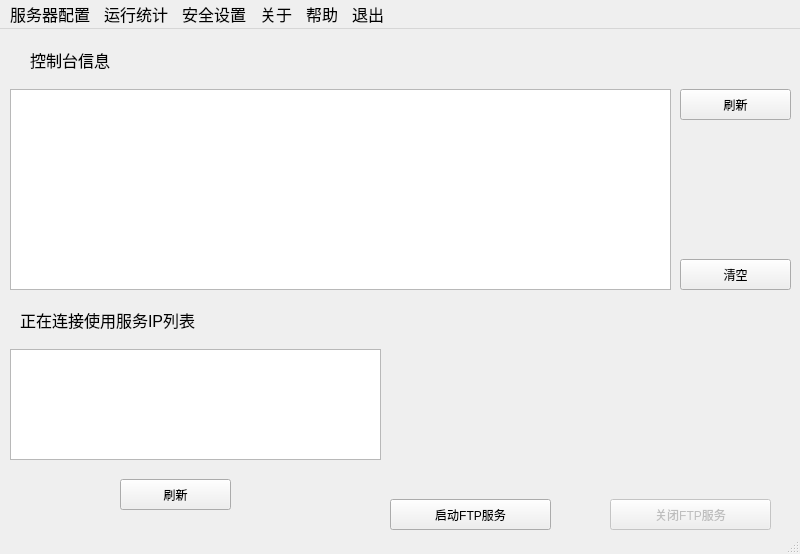
<?xml version="1.0" encoding="UTF-8"?>
<ui version="4.0">
 <class>MainWindow</class>
 <widget class="QMainWindow" name="MainWindow">
  <property name="geometry">
   <rect>
    <x>0</x>
    <y>0</y>
    <width>800</width>
    <height>554</height>
   </rect>
  </property>
  <property name="windowTitle">
   <string>FTP服务器端</string>
  </property>
  <widget class="QWidget" name="centralwidget">
   <widget class="QPushButton" name="pushButton">
    <property name="geometry">
     <rect>
      <x>390</x>
      <y>470</y>
      <width>161</width>
      <height>31</height>
     </rect>
    </property>
    <property name="text">
     <string>启动FTP服务</string>
    </property>
   </widget>
   <widget class="QPushButton" name="pushButton_3">
    <property name="geometry">
     <rect>
      <x>120</x>
      <y>450</y>
      <width>111</width>
      <height>31</height>
     </rect>
    </property>
    <property name="text">
     <string>刷新</string>
    </property>
   </widget>
   <widget class="QLabel" name="label">
    <property name="geometry">
     <rect>
      <x>20</x>
      <y>280</y>
      <width>181</width>
      <height>21</height>
     </rect>
    </property>
    <property name="font">
     <font>
      <pointsize>12</pointsize>
     </font>
    </property>
    <property name="text">
     <string>正在连接使用服务IP列表</string>
    </property>
   </widget>
   <widget class="QTextBrowser" name="textBrowser">
    <property name="geometry">
     <rect>
      <x>10</x>
      <y>320</y>
      <width>371</width>
      <height>111</height>
     </rect>
    </property>
    <property name="font">
     <font>
      <pointsize>10</pointsize>
     </font>
    </property>
   </widget>
   <widget class="QLabel" name="label_2">
    <property name="geometry">
     <rect>
      <x>30</x>
      <y>20</y>
      <width>481</width>
      <height>21</height>
     </rect>
    </property>
    <property name="font">
     <font>
      <pointsize>12</pointsize>
     </font>
    </property>
    <property name="text">
     <string>控制台信息</string>
    </property>
   </widget>
   <widget class="QTextEdit" name="textEdit">
    <property name="geometry">
     <rect>
      <x>10</x>
      <y>60</y>
      <width>661</width>
      <height>201</height>
     </rect>
    </property>
    <property name="font">
     <font>
      <family>Microsoft YaHei</family>
      <pointsize>10</pointsize>
     </font>
    </property>
   </widget>
   <widget class="QPushButton" name="pushButton_4">
    <property name="geometry">
     <rect>
      <x>680</x>
      <y>60</y>
      <width>111</width>
      <height>31</height>
     </rect>
    </property>
    <property name="text">
     <string>刷新</string>
    </property>
   </widget>
   <widget class="QPushButton" name="pushButton_5">
    <property name="geometry">
     <rect>
      <x>680</x>
      <y>230</y>
      <width>111</width>
      <height>31</height>
     </rect>
    </property>
    <property name="text">
     <string>清空</string>
    </property>
   </widget>
   <widget class="QPushButton" name="pushButton_2">
    <property name="enabled">
     <bool>false</bool>
    </property>
    <property name="geometry">
     <rect>
      <x>610</x>
      <y>470</y>
      <width>161</width>
      <height>31</height>
     </rect>
    </property>
    <property name="text">
     <string>关闭FTP服务</string>
    </property>
   </widget>
  </widget>
  <widget class="QMenuBar" name="menubar">
   <property name="geometry">
    <rect>
     <x>0</x>
     <y>0</y>
     <width>800</width>
     <height>27</height>
    </rect>
   </property>
   <property name="font">
    <font>
     <pointsize>12</pointsize>
    </font>
   </property>
   <widget class="QMenu" name="menu">
    <property name="font">
     <font>
      <pointsize>9</pointsize>
     </font>
    </property>
    <property name="title">
     <string>服务器配置</string>
    </property>
    <addaction name="actionset"/>
   </widget>
   <widget class="QMenu" name="menu_2">
    <property name="title">
     <string>运行统计</string>
    </property>
    <addaction name="actionconllect"/>
    <addaction name="actionsad"/>
   </widget>
   <widget class="QMenu" name="menu_3">
    <property name="title">
     <string>安全设置</string>
    </property>
    <addaction name="actionban"/>
   </widget>
   <widget class="QMenu" name="menu_5">
    <property name="title">
     <string>关于</string>
    </property>
    <addaction name="actionabout"/>
   </widget>
   <widget class="QMenu" name="menu_6">
    <property name="title">
     <string>帮助</string>
    </property>
    <addaction name="actionhelp"/>
   </widget>
   <widget class="QMenu" name="menu_7">
    <property name="title">
     <string>退出</string>
    </property>
    <addaction name="actionexit"/>
   </widget>
   <addaction name="menu"/>
   <addaction name="menu_2"/>
   <addaction name="menu_3"/>
   <addaction name="menu_5"/>
   <addaction name="menu_6"/>
   <addaction name="menu_7"/>
  </widget>
  <widget class="QStatusBar" name="statusbar"/>
  <action name="actionexit">
   <property name="text">
    <string>退出系统</string>
   </property>
   <property name="font">
    <font>
     <pointsize>10</pointsize>
    </font>
   </property>
  </action>
  <action name="actionhelp">
   <property name="text">
    <string>帮助</string>
   </property>
   <property name="font">
    <font>
     <pointsize>10</pointsize>
    </font>
   </property>
  </action>
  <action name="actionabout">
   <property name="text">
    <string>关于</string>
   </property>
   <property name="font">
    <font>
     <pointsize>10</pointsize>
    </font>
   </property>
  </action>
  <action name="actionset">
   <property name="text">
    <string>服务器配置信息</string>
   </property>
   <property name="font">
    <font>
     <pointsize>10</pointsize>
    </font>
   </property>
  </action>
  <action name="actionconllect">
   <property name="text">
    <string>流量统计</string>
   </property>
   <property name="font">
    <font>
     <pointsize>10</pointsize>
    </font>
   </property>
  </action>
  <action name="actionban">
   <property name="text">
    <string>IP设置</string>
   </property>
   <property name="font">
    <font>
     <pointsize>10</pointsize>
    </font>
   </property>
  </action>
  <action name="actionsad">
   <property name="text">
    <string>服务器日志</string>
   </property>
  </action>
 </widget>
 <resources/>
 <connections/>
</ui>
